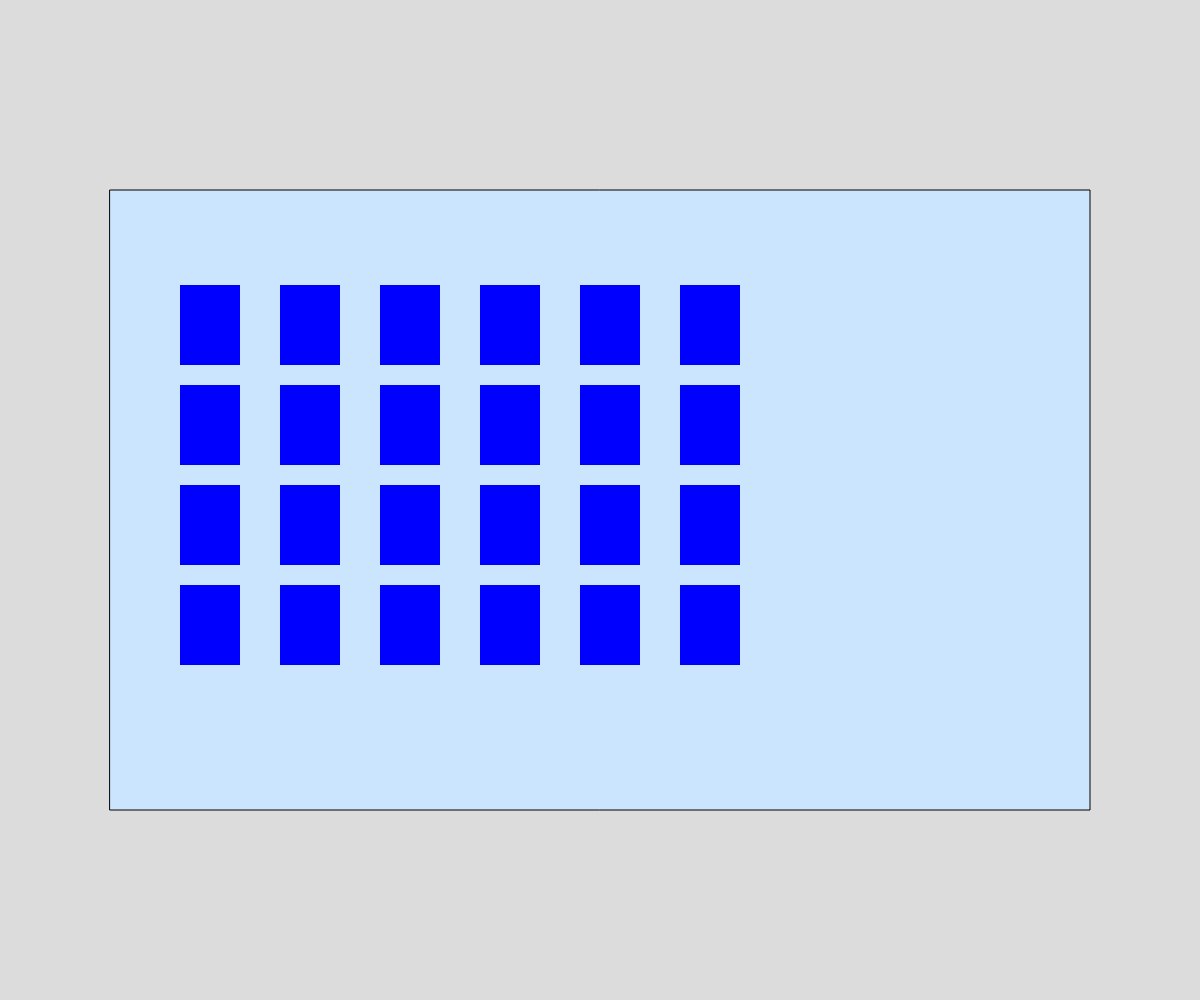
Frame 1 (no input)
Frame 60 (no input): identical to frame 1, image omitted
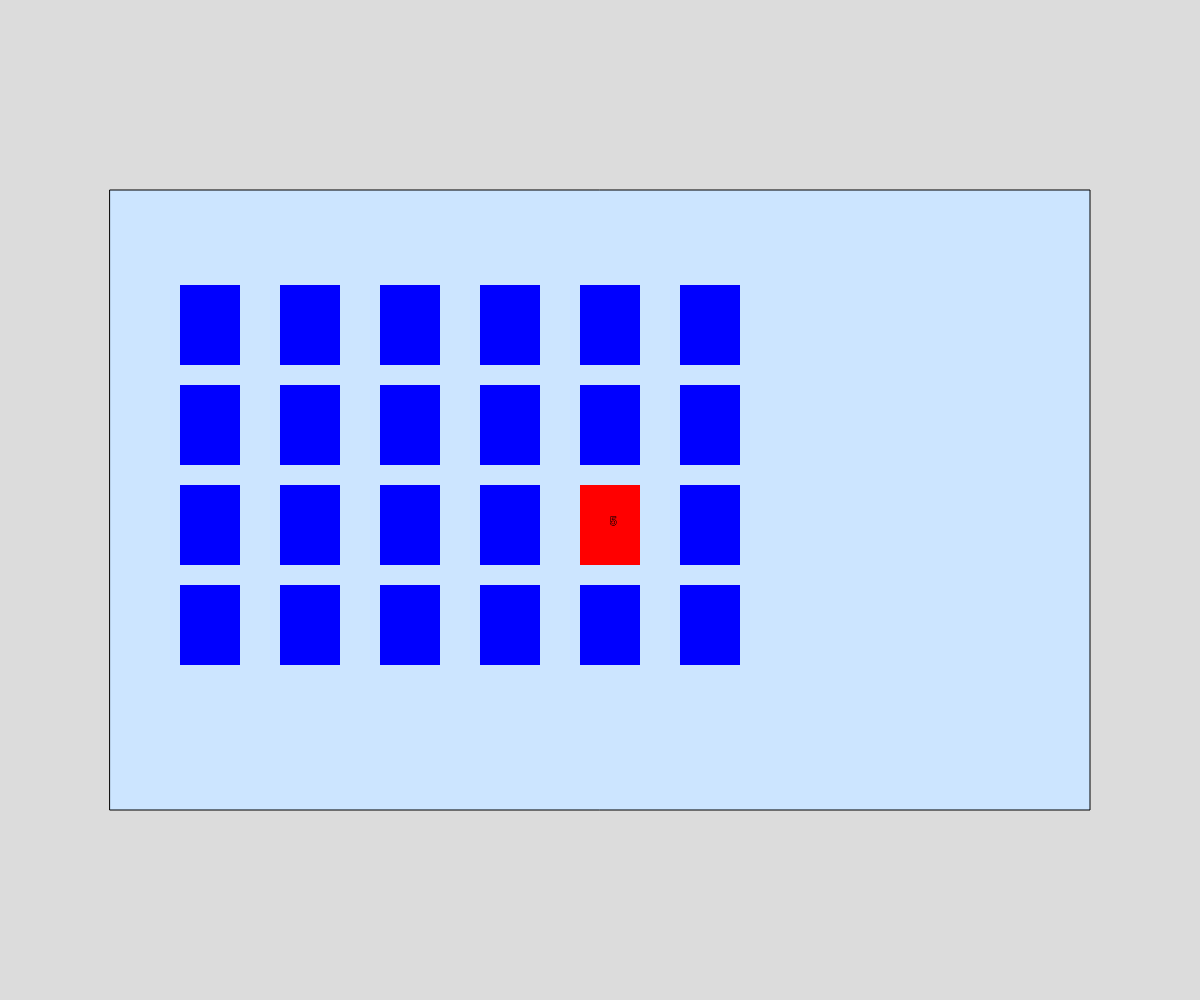
Frame 120 (the mouse pressed at the canvas centre since frame 60)

The p5.js sketch that drew these frames (run headless with seeded random() and noise() and a simulated clock; from frame 60 on, the mouse is pressed at the canvas centre):

// p5.js sketch
// ── sketch.js
// Remember - Capstone maojor project
// Kaveen
// May 22 2024
// memomry card game

// Global variables
let card;
let row;
let col;
let numFlipped = 0;
let animationDelay = false;
let delayAmount = 0;
// let front = color("blue");
// let back = color("red");
// let cardRow, cardCol;
let cardGrid =
  [];


const NUM_ROWS = 4; const NUM_COLS = 6;



function setup() {
  createCanvas(windowWidth, windowHeight);
  // card = new Cards(width / 2, height / 2, 1);
  drawCardGrid();
  // shuffle();
  // scoring();
}

function draw() {
  background(220);
  drawScreen();

  for (let y = 0; y < NUM_ROWS; y++) {
    for (let x = 0; x < NUM_COLS; x++) {
      cardGrid[y][x].display()
    }
  }
  if (animationDelay === true) {
    delayAmount -= 1;
    if (delayAmount === 0) {
      animationDelay = false;
      matchCard();
    }
  }

}




function drawScreen() {
  // creating the screen background
  rectMode(CENTER);
  fill(204, 229, 255);
  rect(width / 2, height / 2, width / 2 + 380, height / 2 + 120)
}

// function scoring() {
//   let score = 0;
//   for (let y = 0; y < NUM_ROWS; y++) {
//     for (let x = 0; x < NUM_COLS; x++) {
//       if (cardGrid[row[0]][col[0]].playable && cardGrid[row[1]][col[1]].playable === false) {
//         score += 1;
//       }
//     }
//   }
//   if (score === 8) {
//     text("you win");
//   }
//   else {

//   }
// }

// function newRound(){}




function drawCardGrid() {
  // push cards into the array 
  for (let y = 0; y < NUM_ROWS; y++) {
    let cardRow = [];
    for (let x = 0; x < NUM_COLS; x += 2) {
      let cardVal = int(random(20))
      cardRow.push(new Cards(width / 2 * 0.35 + x * 100, height / 2 * 0.65 + y * 100, 1, cardVal));
      cardRow.push(new Cards(width / 2 * 0.35 + (x + 1) * 100, height / 2 * 0.65 + y * 100, 1, cardVal));
    }
    cardGrid.push(cardRow);
  }

}

function shuffle() {
  // shuffle the cards within the array 
  for (let y = 0; y < NUM_ROWS; y++) {
    for (let x = 0; x < NUM_COLS; x++) {
      let switchCards = random(cardGrid[row][col]);


    }
  }

}






function matchCard() {
  // collecting two cards and subtracting them from the grid

  if (cardGrid[row[0]][col[0]].value === cardGrid[row[1]][col[1]].value) {
    cardGrid[row[0]][col[0]].playable = false;
    cardGrid[row[1]][col[1]].playable = false;
    cardGrid[row[0]][col[0]].side = 2;
    cardGrid[row[1]][col[1]].side = 2;
  }
  else {
    // flipping the card back over if wrong
    cardGrid[row[0]][col[0]].side = 1;
    cardGrid[row[1]][col[1]].side = 1;

  }



  numFlipped = 0;
}


function checkMatches() {
  let cardRow = [];
  let cardCol = [];
  for (let y = 0; y < NUM_ROWS; y++) {
    for (let x = 0; x < NUM_COLS; x++) {
      if (cardGrid[y][x].side === 0 && cardGrid[y][x].playable === true) {
        cardRow.push(y);
        cardCol.push(x);
      }
    }
  }
  print(cardRow, cardCol);
  row = cardRow;
  col = cardCol;
  animationDelay = true;
  delayAmount = 120;
  //matchCard(cardRow, cardCol);
}


function mousePressed() {
  for (let y = 0; y < NUM_ROWS; y++) {
    for (let x = 0; x < NUM_COLS; x++) {
      cardGrid[y][x].mouseEvent()
    }
  }
  if (numFlipped === 2) {
    checkMatches();
  }
}

class Cards {
  constructor(x, y, side, value) {
    this.x = x; this.y = y;
    this.value = value;
    this.playable = true;
    this.side = side;// 1(blue) is the back , 0(red) is the front
    this.matchTimer = 0;
    this.incorrectTimer = 0;

  }

  mouseEvent() {
    if (dist(this.x, this.y, mouseX, mouseY) < 47) {
      if (this.side === 1 && this.playable) {
        this.c = color("red");
        this.side = 0;
        numFlipped += 1;
      }
      // else {
      //   if (this.side === 0) {
      //     this.c = color("blue");
      //     this.side = 1;
      //   }
      // }
    }
  }


  display() {
    if (this.side === 1) {
      this.c = color("blue");

    }
    else if (this.side === 0) {
      this.c = color("red");
    }
    else {
      this.c = color("grey");
    }
    fill(this.c);
    noStroke();
    rect(this.x, this.y, 60, 80);
    stroke(0);
    if (this.side === 0) {
      text(this.value, this.x, this.y);
    }

  }


  move() {



  }



}
